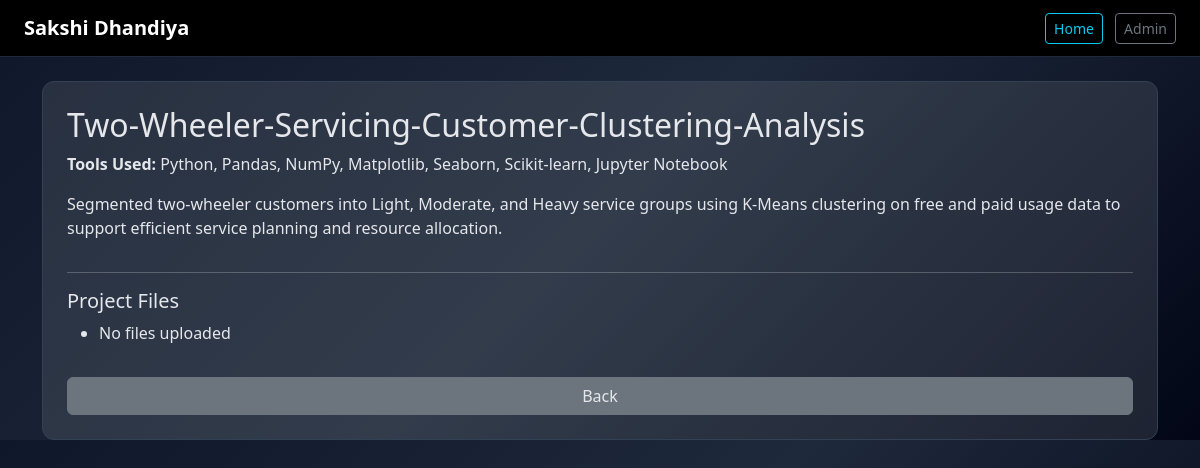
The app's page /project/1 with its own data.
### models.py (models this page shows)
class Project(db.Model):
    id = db.Column(db.Integer, primary_key=True)
    title = db.Column(db.String(200), nullable=False)
    description = db.Column(db.Text, nullable=False)
    tools = db.Column(db.String(200), nullable=False)

### app.py (the view)
@app.route("/project/<int:project_id>")
def project_detail(project_id):
    project = Project.query.get_or_404(project_id)
    return render_template("project_detail.html", project=project)

### Template/project_detail.html
{% extends "base.html" %}
{% block content %}
<div class="card p-4 bg-secondary bg-opacity-25">
    <h2>{{ project.title }}</h2>
    <p><strong>Tools Used:</strong> {{ project.tools }}</p>
    <p class="project-description">{{ project.description }}</p>
    <hr>
    <h5>Project Files</h5>
    <ul>
        {% for file in project.files %}
            <li>
                <a href="/download/{{ file.filename }}" class="text-info">
                    {{ file.filename }}
                </a>
            </li>
        {% else %}
            <li class="text-muted">No files uploaded</li>
        {% endfor %}
    </ul>
    <a href="/" class="btn btn-secondary mt-3">Back</a>
</div>
{% endblock %}

### static/css/style.css (style rules this page uses)
body { background: linear-gradient(135deg, #0f172a, #1e293b, #020617); color: #e5e7eb; font-family: "Segoe UI", Arial, sans-serif; }
h1, h2, h3, h4, h5 { color: #38bdf8; }
.card { background-color: rgba(30, 41, 59, 0.85); border: 1px solid #334155; border-radius: 12px; }
a { color: #38bdf8; text-decoration: none; }
.card, .card * { color: #e5e7eb !important; }
.project-description { white-space: pre-line; }

### records on screen
Project: title "Two-Wheeler-Servicing-Customer-Clustering-Analysis", tools "Python, Pandas, NumPy, Matplotlib, Seaborn, Scikit-learn, Jupyter Notebook", description "Segmented two-wheeler customers into Light, Moderate, and Heavy service groups using K-Means clustering on free and paid usage data to support efficient service planning and resource allocation."
